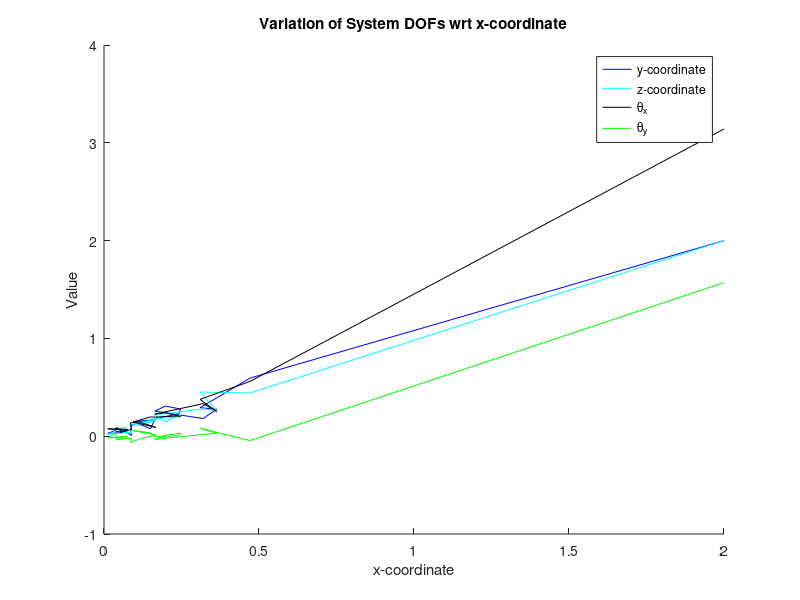

MATLAB code for this plot:
clear
close
clc

traj = importdata('test1.mat');
% X = traj(1,:);
% Y = traj(2,:);
% 
% figure(1);clf;
% X_plot = linspace(min(X)-1,max(X)+1);
% Y_plot = linspace(min(Y)-1,max(Y)+1);
% C = ones(length(Y_plot),length(X_plot));
% 
% for i=1:size(C,1)
%     for j=1:size(C,2)
%         C(i,j) = -0.5*(5-X_plot(j))^2;
%     end
% end
% pcolor(X_plot,Y_plot,C);
% colormap(gray);
% shading flat
% shading interp
% % axis([-1,7,-2,5])
% hold on

% %% Normal Plot
% figure(3);
% hold on

% plot(traj(1,:),traj(2,:),'r--','LineWidth',2);
% % scatter(X,Y);
% plot(traj(1,1),traj(2,1),'mo', 'markers',12);
% 
% plot(traj(1,end),traj(2,end),'gx','markers',12);
% 
% title('Trajectory of the Belief Mean')
% xlabel('x')
% ylabel('y')
% 
% hold off

figure(2)
hold on 
plot(traj(1,:),traj(2,:),'b');
plot(traj(1,:),traj(3,:),'c');
plot(traj(1,:),traj(4,:),'k');
plot(traj(1,:),traj(5,:),'g');
% plot(traj(1,:),traj(6,:),'r');
hold off
%%
title('Variation of System DOFs wrt x-coordinate')
xlabel('x-coordinate')
ylabel('Value')
legend('y-coordinate', 'z-coordinate', '\theta_x', '\theta_y');

% 
%% Smooth Trajectory
% figure(4)
% % polyfit_y = polyfit(X,Y,8);
% % fit_y = polyval(polyfit_y,X);
% xx = smooth(X,0.1,'loess');
% yy = smooth(Y,0.1,'loess');
% plot(xx,yy,'r-','LineWidth',2);
% hold on
% % plot(xx,yy,'r');
% scatter(xx,yy);
% plot(traj(1,1),traj(2,1),'mo');
% plot(traj(1,end),traj(2,end),'bx');
% hold off




%%%%%%%%%%%%%%%%%%%%%%%%%%%%%%%%%%%%%% Experimentation %%%%%%%%%%%%%%%%%
% figure(1);clf;
% Im = zeros(length(Y),length(X));
% 
% for i=1:size(Im,1)
%     for j=1:size(Im,2)
%         Im(i,j) = 0.5*(5-X(j)) - 3;
%     end
% end
% 
% X_scaled = X*(size(Im,2)/(max(X)-min(X)));
% Y_scaled = Y*(size(Im,1)/(max(Y)-min(Y)));
% 
% figure(1)
% imshow(Im)
% % hold on
% 
% %Making X and Y of the same length
% if (length(X_scaled) > length(Y_scaled))
%    Y_scaled = interp1(linspace(1,length(Y_scaled),length(Y_scaled)),Y_scaled,X_scaled,'pchip');
%     
% elseif (length(Y_scaled) > length(X_scaled))
%     X_scaled = interp1(linspace(1,length(X_scaled),length(X_scaled)),X_scaled,Y_scaled,'pchip');
% end
% 
% % plot(traj(1,:),traj(2,:),'r');
% % plot(traj(1,t_f+1),traj(2,t_f+1),'bx');
% figure(2);
% plot(X_scaled,Y_scaled,'r');
% hold on
% plot(X_scaled(1),Y_scaled(1),'mo');
% plot(X_scaled(t_f+1),Y_scaled(t_f+1),'bx');
% hold off